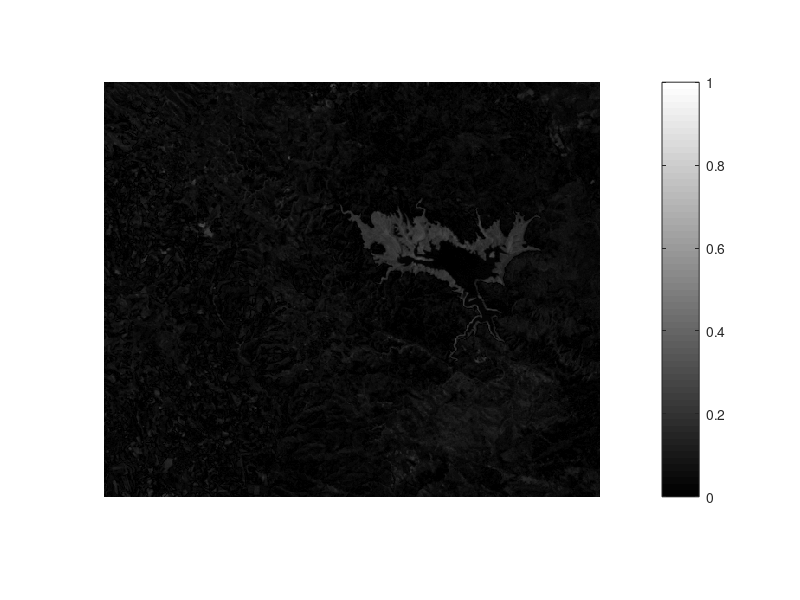
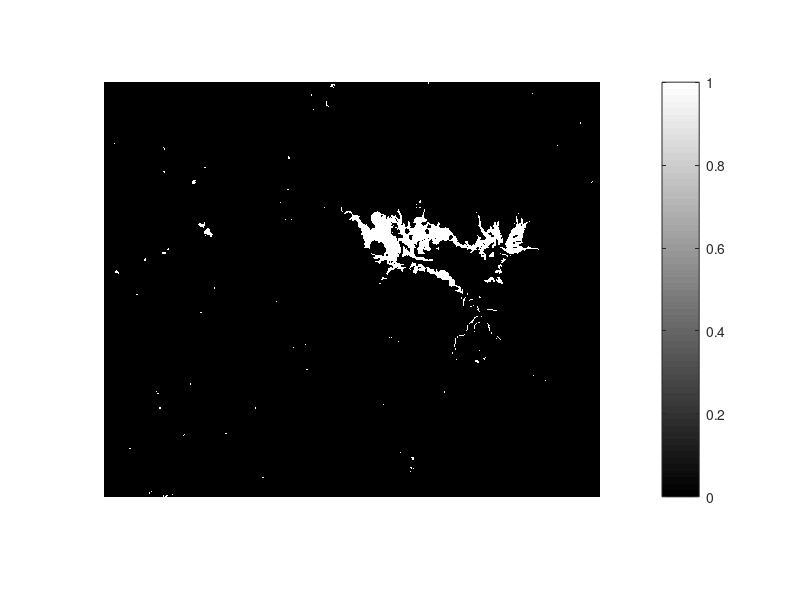

Reproduce these figures in MATLAB, in order. (Note: this script raises an error after producing the figures.)
%This code was made from the article 
% "Rayleigh-Rice mixture parameter estimation via EM algorithm for change 
% detection in multispectral images "

% if you used remember to cited bibtex here:
% @article{zanetti2015rayleigh,
%   title={Rayleigh-Rice mixture parameter estimation via EM algorithm for change detection in multispectral images},
%   author={Zanetti, Massimo and Bovolo, Francesca and Bruzzone, Lorenzo},
%   journal={IEEE Transactions on Image Processing},
%   volume={24},
%   number={12},
%   pages={5004--5016},
%   year={2015},
%   publisher={IEEE}
% }
%%
clear all
close all
clc

%% Initialization

%________________ lake data ___________
load('mulgaria_95_96.mat')
%load('fire_2013.mat')
% load('tesis_village.mat')
% 
% Aspot = (cropsaf);
% 
% I = (cropsbf);

I = lake';
Aspot = lakef';
clear lake lakef;

%________________ contest data ___________
%load('data_contest.mat')


%_________________Magnitude of difference _______________


ro = sqrt((I(:) - Aspot(:)).^2);

ro(ro == 0) = eps;




%% Population of W1 and W2 for ML initial parameters

T = (max(ro) - min(ro))/2;

idx_w1 = ro <= T;
idx_w2 = ro > T;
W1 = ro(idx_w1);
W2 = ro(idx_w2);

change_map = ro;
change_map(idx_w1) = 0;
change_map(idx_w2) = 1;


[m_c n_c] = size(Aspot);

figure, imshow(reshape(ro,m_c,n_c)), colorbar
figure, imshow(reshape(change_map,m_c,n_c)), colorbar

N = length(ro);


alpha = length(W1)/N;
b_n = raylfit(W1);
pd = fitdist(W2,'Rician');
nu = pd.s;
sigma_c = pd.sigma;

%% Compute log-likelihood
p_x_w1 = rayleigh(ro,b_n);
p_x_w2 = rician(ro,sigma_c,nu);

%Solve problem with low probabilities round to zero in order to avoid
%Nan or Inf due to de fisr order modified Bessel function and
%log-likelihood
p_x_w1(p_x_w1 == 0) = eps;
p_x_w2(p_x_w2 == 0) = eps;
p_x_w2(isnan(p_x_w2)) = eps;
p_x_w2(isinf(p_x_w2)) = eps;

%joint distribution
p_ro_Psi = (alpha*p_x_w1) + ...
    ((1 - alpha)*p_x_w2);


clear idx_w1 idx_w2

%imagesc(reshape(p_ro_Psi,m_c,n_c))

log_likelihood(1) = sum(log(p_ro_Psi));

log_likeliold = 100;

figure;
hold on

Q_psi_psihat = zeros(N,2);
k = 1;

while abs(log_likelihood(k) - log_likeliold)/log_likeliold > 10e-8
    
    
    
    %%Expectation step
    p_x_w1 = rayleigh(ro,b_n);
    p_x_w2 = rician(ro,sigma_c,nu);
    
    %Solve problem with low probabilities round to zero
    p_x_w1(p_x_w1 == 0) = eps;
    p_x_w2(p_x_w2 == 0) = eps;
    p_x_w2(isnan(p_x_w2)) = eps;
    p_x_w2(isinf(p_x_w2)) = eps;
    
    
    p_w1_x_psi = (alpha*p_x_w1)./p_ro_Psi;
    p_w2_x_psi = ((1 - alpha)*p_x_w2)./p_ro_Psi;
    
    Q_psi_psihat(:,1) = p_w1_x_psi;%.*log(alpha*p_x_w1);
    Q_psi_psihat(:,2) = p_w2_x_psi;%.*log((1 - alpha)*p_x_w2);
    
    
    %% Maximitation step
    alpha_old = alpha;
    b_n_old = b_n;
    nu_old = nu;
    sigma_c_old = sigma_c;
    
    alpha = (1/N)*sum(p_w1_x_psi);
    
    b_n = sqrt((sum(p_w1_x_psi.*(ro.^2)))/(2*(sum(p_w1_x_psi))));
    
    I_0 = besseli(0,(ro.*nu_old)./(sigma_c_old^2));
    I_1 = besseli(1,(ro.*nu_old)./(sigma_c_old^2));
    nu = ((sum(p_w2_x_psi.*(I_1./I_0).*ro))/(sum(p_w2_x_psi)));
    
    aux = (ro.^2) + (nu_old.^2) - (2*ro.*nu_old.*(I_1./I_0));
    sigma_c = sqrt((sum(p_w2_x_psi.*aux))/(2*(sum(p_w2_x_psi))));
    
    
    %% Log-likelihood
    p_x_w1 = rayleigh(ro,b_n);
    p_x_w2 = rician(ro,sigma_c,nu);
    
    %Solve problem with low probabilities round to zero in order to avoid
    %Nan or Inf due to de fisr order modified Bessel function and
    %log-likelihood
    p_x_w1(p_x_w1 == 0) = eps;
    p_x_w2(p_x_w2 == 0) = eps;
    p_x_w2(isnan(p_x_w2)) = eps;
    p_x_w2(isinf(p_x_w2)) = eps;
    
    %joint distribution
    p_ro_Psi = (alpha*p_x_w1) + ...
        ((1 - alpha)*p_x_w2);
    
    log_likeliold = log_likelihood(k);
    
    k = k + 1
    
    log_likelihood(k) = sum(log(p_ro_Psi));
    
    plot(log_likelihood,'r','linewidth',3)
    title('Log-likelihood','FontSize',13)
    xlabel('Iterations','FontSize',13)
    ylabel('$\mathcal{L}(\mathbf{ \Psi }) = \sum log(p(\mathbf{X}|\mathbf{\Psi}))$','FontSize',13,'interpreter','latex')
    set(gca,'FontSize',12)
    grid on
    
    drawnow
    
end

%% BDR (Bayesian Decision Rule)
[val index] = max(Q_psi_psihat,[],2);
clear val;

change_map = ro;
change_map(index == 1) = 0; %No change
change_map(index == 2) = 1; %Change
change_map = reshape(change_map,m_c,n_c);

figure, imshow(change_map), colorbar

[counts ,centers] = hist(ro,100);
counts_n = counts./max(counts);
figure, bar(centers,counts_n)
hold on
plot(ro,p_ro_Psi./max(p_ro_Psi),'rx')
title('Joint distribution and Histogram of $\rho$','FontSize',13,'interpreter','latex')
xlabel('$\rho$','FontSize',13,'interpreter','latex')
ylabel('Normalized probabilities','FontSize',13,'interpreter','latex')
set(gca,'FontSize',12)
grid on
